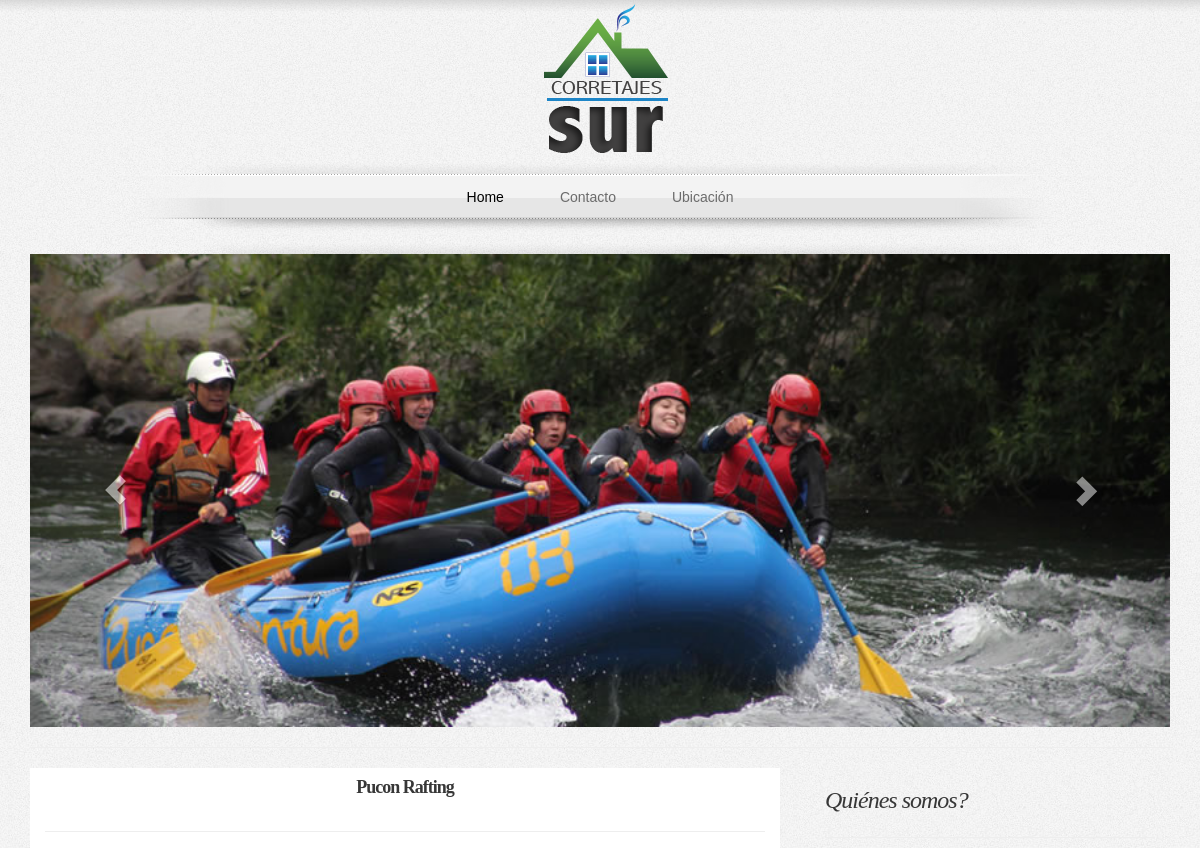
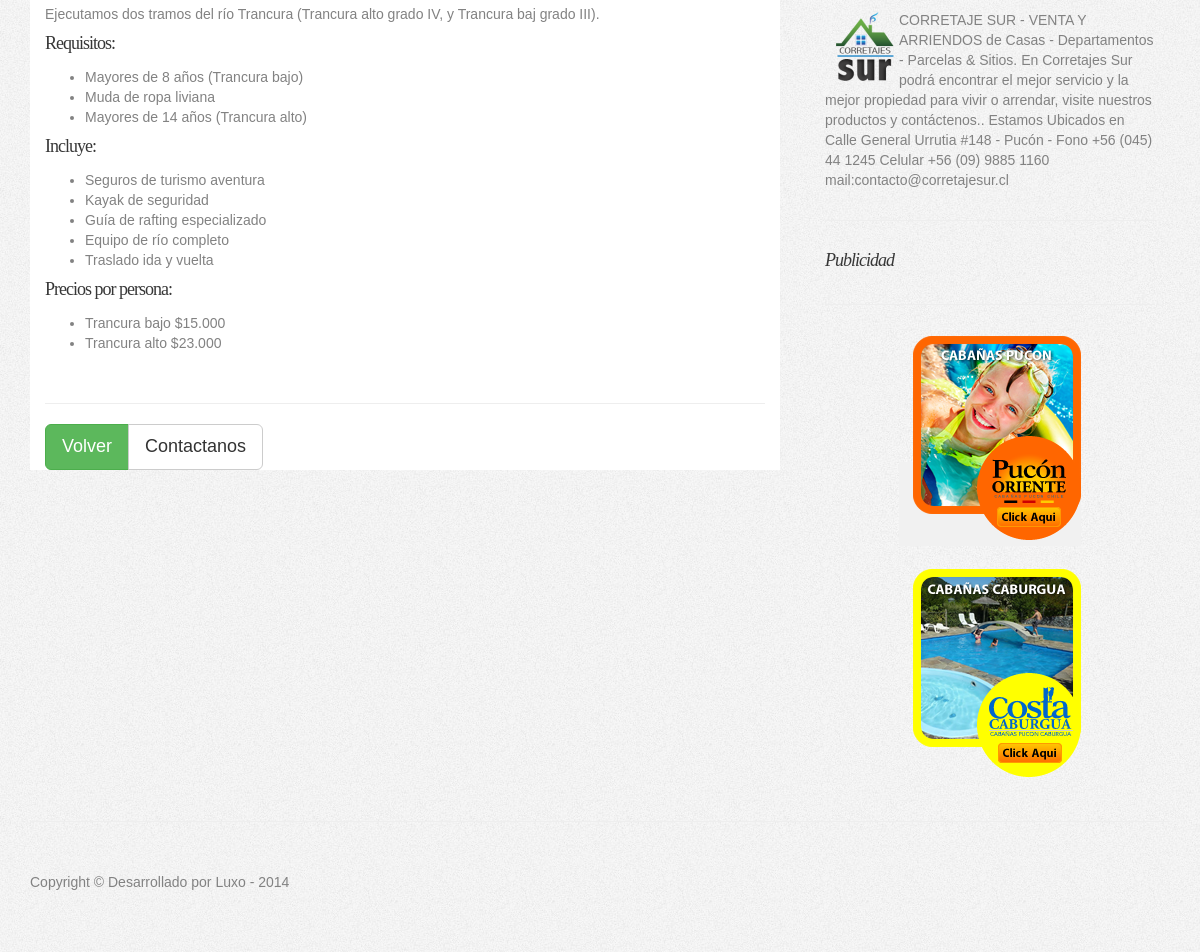
Page /fuentes/detalleActividad.php?id=1 on the committed database (2 pictures, top to bottom).
### tables this page shows
create table TBL_IMAGEN
(
   ID_IMAGEN            int not null auto_increment,
   ID_ACTIVIDAD         int,
   URL_IMAGEN           varchar(300),
   ES_PRINCIPAL         bit,
   primary key (ID_IMAGEN)
);

create table TBL_ACTIVIDAD
(
   ID_ACTIVIDAD         int not null,
   ID_TIPO_ACTIVIDAD    int,
   NOMBRE_ACTIVIDAD     varchar(100),
   RESUMEN              varchar(1000),
   DESCRIPCION          varchar(80000),
   IMAGEN_RESUMEN       varchar(300),
   IMAGEN_RESUMEN_CHICA varchar(300),
   URL_WEB              varchar(300),
   ACTIVA               bit,
   primary key (ID_ACTIVIDAD)
);

### fuentes/detalleActividad.php (the view, shortened to what this page needs)
<?php
include 'header.php';
$idActividad = $_GET["id"];
$obj = new Utilidades($V_HOST,$V_USER,$V_PASS,$V_BBDD);
$actividad = $obj->ObtenerActividad($idActividad);
?>
<div class="row">
	<div class="col-lg-12">
	<div id="carousel-example-generic" class="carousel slide" data-ride="carousel">
	  <div class="carousel-inner">
	    <?php
        echo $obj->GeneraGaleriaActividad($idActividad);
	    ?>
	  </div>
	  <a class="left carousel-control" href="#carousel-example-generic" role="button" data-slide="prev">
		<span class="glyphicon glyphicon-chevron-left"></span>
	  </a>
	  <a class="right carousel-control" href="#carousel-example-generic" role="button" data-slide="next">
		<span class="glyphicon glyphicon-chevron-right"></span>
	  </a>
	</div>
	</div>
</div>
<hr>
<div class="row">
	<div class="col-md-8">
		<div class="container-fluid">
			<div class="row">
				<div class="col-lg-12 col-md-12 col-sm-12 col-xs-12" id="divDetalle">
					<h4><p class="text-center"><strong><?php echo $actividad["NOMBRE_ACTIVIDAD"] ?></strong></p></h4>
					<hr>
					<?php echo $actividad["DESCRIPCION"] ?>
					<div>
					</div>
					<hr>
					<div class="btn-group btn-group-lg">
					  <button type="button" class="btn btn-success" onclick="volver();">Volver</button>
					  <button type="button" class="btn btn-default" onclick="irContacto();" >Contactanos</button>
					</div>
				</div>
			</div>
		</div>
	</div>
<?php
include 'publicidad.php';
?>
</div>
<?php
include 'footer.php';
?>

### fuentes/config/comunes.php (shortened to what this page needs)
<?php
class Utilidades
{
    private $V_HOST;
    private $V_USER;
    private $V_PASS;
    private $V_BBDD;
    function __construct($V_HOST="localhost", $V_USER="go-pucon", $V_PASS="go-pucon", $V_BBDD="go-pucon")
    {
        $this->V_HOST=$V_HOST;
        $this->V_USER=$V_USER;
        $this->V_PASS=$V_PASS;
        $this->V_BBDD=$V_BBDD;
    }
    public function GeneraGaleriaActividad($idActividad = "0") {
        $html  = "";
        $mySqli = new mysqli($this->V_HOST, $this->V_USER, $this->V_PASS, $this->V_BBDD);
        $query = "SELECT URL_IMAGEN, ES_PRINCIPAL
                  FROM TBL_IMAGEN WHERE ID_ACTIVIDAD = $idActividad";
		$mySqli->set_charset("utf8");
        $res = $mySqli -> query($query);
        if ($mySqli -> affected_rows > 0) {
            while ($row = $res -> fetch_assoc()) {
                if ($row["ES_PRINCIPAL"] == "1") {
                    $html .= "<div class=\"item active\">";
                } else {
                    $html .= "<div class=\"item\">";
                }
                $html .= "<img src=\"".$row["URL_IMAGEN"]."\" alt='' class='img-responsive'>";
                $html .= "</div>";
             }
        }
        return $html;
    }
    public function ObtenerActividad($idActividad = "0") {
        $mySqli = new mysqli($this->V_HOST, $this->V_USER, $this->V_PASS, $this->V_BBDD);
        $query = "SELECT ID_ACTIVIDAD, ID_TIPO_ACTIVIDAD, NOMBRE_ACTIVIDAD, RESUMEN, DESCRIPCION,
                         IMAGEN_RESUMEN, IMAGEN_RESUMEN_CHICA, URL_WEB
                  FROM TBL_ACTIVIDAD WHERE ID_ACTIVIDAD = $idActividad AND ACTIVA = 1";
        $mySqli->set_charset("utf8");
        $res = $mySqli -> query($query);
        if ($mySqli -> affected_rows > 0) {
            while ($row = $res -> fetch_assoc()) {
                return $row;
            }
        } else {
            return FALSE;
        }
    }
    public function GeneraPublicidad() {
        $html  = "";
        $mySqli = new mysqli($this->V_HOST, $this->V_USER, $this->V_PASS, $this->V_BBDD);
        $query = "SELECT URL_WEB, IMAGEN_RESUMEN
                  FROM TBL_ACTIVIDAD WHERE ID_TIPO_ACTIVIDAD = 2 OR ID_TIPO_ACTIVIDAD = 3";
        $mySqli->set_charset("utf8");
        $res = $mySqli -> query($query);
        if ($mySqli -> affected_rows > 0) {
            while ($row = $res -> fetch_assoc()) {
                $html .= "<div class=\"col-md-12\">";
                $html .= "<div class=\"text-center\" >";
                $html .= "<img src=\"".$row["IMAGEN_RESUMEN"]."\" alt='' onclick=\"irA('".$row["URL_WEB"]."');\">";
                $html .= "</div></div>";
                $html .= "<div class=\"col-md-12\">&nbsp;</div>";
            }
        }
        return $html;
    }
}
?>

### fuentes/css/heroic-features.css (style rules this page uses)
body { padding-top: 70px; }

### fuentes/css/styles.css (style rules this page uses)
h1, h2, h3, h4, h5, h6 { padding-bottom: 5px; color: #373737; letter-spacing: -1px; line-height: 1em; font-weight: normal; font-family: Georgia, serif; }

### fuentes/header.php (style rules this page uses)
body { font-family: 'Droid Sans', Arial, Verdana, sans-serif; color: #828282; background: #f6f6f6 url(css/imagenes/body-bg.jpg); padding-top:0px; margin-top: 0px; }

### fuentes/detalleActividad.php (style rules this page uses)
.carousel-inner img { height: 100%; width: 100%; }
#divDetalle { background-color: #FFFFFF; }

### rows in the picture
tbl_imagen: URL_IMAGEN (picture)
tbl_actividad: NOMBRE_ACTIVIDAD "Pucon Rafting", DESCRIPCION "Ejecutamos dos tramos del río Trancura (Trancura alto grado IV, y Trancura baj grado III). Requisitos: Mayores de 8 años (Trancura bajo) Muda de ropa liviana Mayores de 14 años (Trancura alto) Incluye: Seguros de turismo aventura Kayak de seguridad Guía de rafting especializado Equipo de río completo Traslado ida y vuelta Precios por persona: Trancura bajo $15.000 Trancura alto $23.000"
tbl_actividad: IMAGEN_RESUMEN (picture)
tbl_actividad: IMAGEN_RESUMEN (picture)
